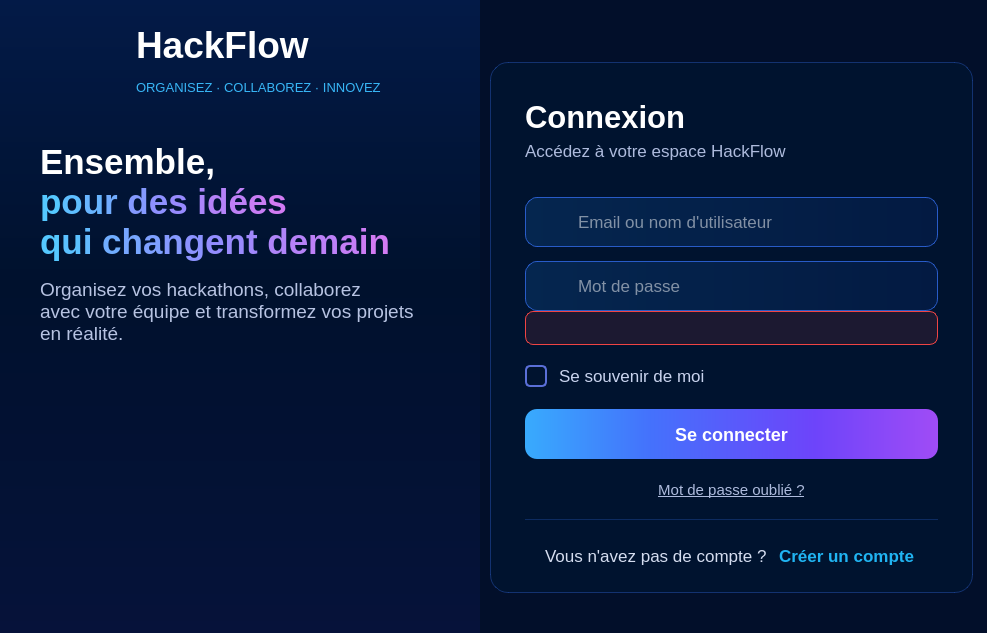
<widget class="QWidget" name="pageConnexion"><property name="styleSheet"><string notr="true">QWidget#pageConnexion { background-color: #000F29; }

QFrame#frameLeftLogin { background-color: qlineargradient(x1:0, y1:0, x2:0, y2:1, stop:0 #031A47, stop:0.45 #00112D, stop:1 #06123A); }
QWidget#widgetLeftTopLogin { background: transparent; }
QFrame#frameRightLogin { background-color: #020F2A; }
QFrame#frameCardLogin { background-color: #00132F; border: 1px solid rgba(47,103,224,0.38); border-radius: 18px; }

QLabel { background: transparent; }
QLabel#labelBrandLogin { color: #FFFFFF; font-size: 28pt; font-weight: bold; }
QLabel#labelTaglineLogin { color: #38B6F6; font-size: 9.5pt; }
QLabel#labelHeroLogin { color: #FFFFFF; font-size: 26pt; font-weight: bold; }
QLabel#labelDescLogin { color: #B7C3E2; font-size: 14pt; }
QLabel#labelTitleLogin { color: #FFFFFF; font-size: 23pt; font-weight: bold; }
QLabel#labelSubLogin { color: #AEBBDD; font-size: 13pt; }
QLabel#labelNoAccountLogin { color: #D5DDF0; font-size: 12.5pt; }
QLabel#labelErrorLogin { color: #F87171; background-color: rgba(239,68,68,0.12); border: 1px solid #EF4444; border-radius: 8px; padding: 8px 12px; font-size: 10.5pt; }

QLineEdit { background-color: qlineargradient(x1:0, y1:0, x2:1, y2:0, stop:0 #05264F, stop:1 #031A42); border: 1px solid rgba(47,103,224,0.85); border-radius: 12px; padding: 12px 50px 12px 50px; color: #FFFFFF; font-size: 13pt; selection-background-color: #4B26A0; }
QLineEdit:focus { border: 1px solid #0BF8F6; }
QLineEdit[error="true"] { border: 1px solid #EF4444; }
QLineEdit#lineEmailLogin { background-image: url(:/icons/login_f_user.png); background-repeat: no-repeat; background-position: left center; }
QLineEdit#linePasswordLogin { background-image: url(:/icons/login_f_lock.png); background-repeat: no-repeat; background-position: left center; }
QToolButton#btnEyeLogin { background: transparent; border: none; margin-right: 10px; }
QToolButton#btnEyeLogin:hover { background-color: rgba(47,103,224,0.25); border-radius: 6px; }

QCheckBox { color: #C9D3EE; spacing: 12px; font-size: 13pt; background: transparent; }
QCheckBox::indicator { width: 18px; height: 18px; border: 2px solid #5A6FD8; border-radius: 5px; background: transparent; }
QCheckBox::indicator:checked { background: #0BF8F6; border: 2px solid #0BF8F6; image: url(:/icons/login_check.png); }

QPushButton#btnLogin { background-color: qlineargradient(x1:0, y1:0, x2:1, y2:0, stop:0 #38ABFD, stop:0.3 #4472FC, stop:0.7 #6D44FA, stop:1 #A04CF6); color: #FFFFFF; font-size: 13.5pt; font-weight: bold; border: none; border-radius: 12px; padding: 14px; min-height: 22px; }
QPushButton#btnLogin:hover { background-color: qlineargradient(x1:0, y1:0, x2:1, y2:0, stop:0 #5BBDFF, stop:0.3 #5F86FF, stop:0.7 #8260FF, stop:1 #B565FF); }
QPushButton#btnLogin:pressed { background-color: #2D175A; }
QPushButton#btnForgotLogin, QPushButton#btnCreateAccountLogin { background: transparent; border: none; padding: 4px; }
QPushButton#btnForgotLogin { color: #AEBBDD; font-size: 11.5pt; }
QPushButton#btnForgotLogin:hover { color: #0BF8F6; }
QPushButton#btnCreateAccountLogin { color: #20B4F2; font-size: 12.5pt; font-weight: bold; }
QPushButton#btnCreateAccountLogin:hover { color: #6FD3FF; }
QFrame#lineSepLogin { background-color: rgba(47,103,224,0.28); border: none; max-height: 1px; min-height: 1px; }
</string></property><layout class="QHBoxLayout" name="layoutMainLogin">
   <property name="leftMargin"><number>0</number></property><property name="topMargin"><number>0</number></property><property name="rightMargin"><number>0</number></property><property name="bottomMargin"><number>0</number></property><property name="spacing"><number>0</number></property>
   <item>
    <widget class="QFrame" name="frameLeftLogin">
     <property name="minimumSize"><size><width>480</width><height>0</height></size></property>
     <property name="maximumSize"><size><width>480</width><height>16777215</height></size></property>
     <layout class="QVBoxLayout" name="layoutLeftLogin">
      <property name="leftMargin"><number>0</number></property><property name="topMargin"><number>0</number></property><property name="rightMargin"><number>0</number></property><property name="bottomMargin"><number>0</number></property><property name="spacing"><number>0</number></property>
      <item>
       <widget class="QWidget" name="widgetLeftTopLogin">
        <layout class="QVBoxLayout" name="layoutLeftTopLogin">
         <property name="leftMargin"><number>40</number></property><property name="topMargin"><number>24</number></property><property name="rightMargin"><number>40</number></property><property name="bottomMargin"><number>0</number></property><property name="spacing"><number>0</number></property>
         <item>
          <layout class="QHBoxLayout" name="layoutBrandLogin">
           <property name="spacing"><number>12</number></property>
           <item>
            <widget class="QLabel" name="labelLogoIconLogin">
             <property name="minimumSize"><size><width>84</width><height>84</height></size></property>
             <property name="maximumSize"><size><width>84</width><height>84</height></size></property>
             <property name="pixmap"><pixmap resource="resources.qrc">:/img/login_logo.png</pixmap></property>
             <property name="scaledContents"><bool>true</bool></property>
            </widget>
           </item>
           <item>
            <layout class="QVBoxLayout" name="layoutBrandTxtLogin">
             <property name="spacing"><number>0</number></property>
             <item><widget class="QLabel" name="labelBrandLogin"><property name="text"><string>HackFlow</string></property></widget></item>
             <item><widget class="QLabel" name="labelTaglineLogin"><property name="text"><string>ORGANISEZ · COLLABOREZ · INNOVEZ</string></property></widget></item>
            </layout>
           </item>
           <item><spacer name="spacerBrandLogin"><property name="orientation"><enum>Qt::Horizontal</enum></property><property name="sizeHint" stdset="0"><size><width>20</width><height>20</height></size></property></spacer></item>
          </layout>
         </item>
         <item><spacer name="spacerL1Login"><property name="orientation"><enum>Qt::Vertical</enum></property><property name="sizeType"><enum>QSizePolicy::Fixed</enum></property><property name="sizeHint" stdset="0"><size><width>20</width><height>34</height></size></property></spacer></item>
         <item>
          <widget class="QLabel" name="labelHeroLogin">
           <property name="text"><string>&lt;html&gt;&lt;head/&gt;&lt;body&gt;&lt;p style="margin:0px;"&gt;&lt;span style="color:#FFFFFF;"&gt;Ensemble,&lt;/span&gt;&lt;/p&gt;&lt;p style="margin:0px;"&gt;&lt;span style="color:#55C8FF;"&gt;p&lt;/span&gt;&lt;span style="color:#5EBEFF;"&gt;o&lt;/span&gt;&lt;span style="color:#68B5FF;"&gt;u&lt;/span&gt;&lt;span style="color:#71ACFF;"&gt;r&lt;/span&gt;&lt;span style="color:#7BA3FF;"&gt; &lt;/span&gt;&lt;span style="color:#8499FF;"&gt;d&lt;/span&gt;&lt;span style="color:#8E90FF;"&gt;e&lt;/span&gt;&lt;span style="color:#978AFE;"&gt;s&lt;/span&gt;&lt;span style="color:#A188FC;"&gt; &lt;/span&gt;&lt;span style="color:#AB85FA;"&gt;i&lt;/span&gt;&lt;span style="color:#B482F8;"&gt;d&lt;/span&gt;&lt;span style="color:#BE80F6;"&gt;é&lt;/span&gt;&lt;span style="color:#C87DF4;"&gt;e&lt;/span&gt;&lt;span style="color:#D27BF3;"&gt;s&lt;/span&gt;&lt;/p&gt;&lt;p style="margin:0px;"&gt;&lt;span style="color:#55C8FF;"&gt;q&lt;/span&gt;&lt;span style="color:#5BC1FF;"&gt;u&lt;/span&gt;&lt;span style="color:#62BAFF;"&gt;i&lt;/span&gt;&lt;span style="color:#69B4FF;"&gt; &lt;/span&gt;&lt;span style="color:#70ADFF;"&gt;c&lt;/span&gt;&lt;span style="color:#77A6FF;"&gt;h&lt;/span&gt;&lt;span style="color:#7EA0FF;"&gt;a&lt;/span&gt;&lt;span style="color:#8599FF;"&gt;n&lt;/span&gt;&lt;span style="color:#8C92FF;"&gt;g&lt;/span&gt;&lt;span style="color:#938CFF;"&gt;e&lt;/span&gt;&lt;span style="color:#9A8AFD;"&gt;n&lt;/span&gt;&lt;span style="color:#A188FC;"&gt;t&lt;/span&gt;&lt;span style="color:#A886FB;"&gt; &lt;/span&gt;&lt;span style="color:#AF84F9;"&gt;d&lt;/span&gt;&lt;span style="color:#B682F8;"&gt;e&lt;/span&gt;&lt;span style="color:#BD80F7;"&gt;m&lt;/span&gt;&lt;span style="color:#C47EF5;"&gt;a&lt;/span&gt;&lt;span style="color:#CB7CF4;"&gt;i&lt;/span&gt;&lt;span style="color:#D27BF3;"&gt;n&lt;/span&gt;&lt;/p&gt;&lt;/body&gt;&lt;/html&gt;</string></property>
           <property name="textFormat"><enum>Qt::RichText</enum></property>
          </widget>
         </item>
         <item><spacer name="spacerL15Login"><property name="orientation"><enum>Qt::Vertical</enum></property><property name="sizeType"><enum>QSizePolicy::Fixed</enum></property><property name="sizeHint" stdset="0"><size><width>20</width><height>16</height></size></property></spacer></item>
         <item>
          <widget class="QLabel" name="labelDescLogin">
           <property name="text"><string>Organisez vos hackathons, collaborez
avec votre équipe et transformez vos projets
en réalité.</string></property>
          </widget>
         </item>
         <item><spacer name="spacerL2Login"><property name="orientation"><enum>Qt::Vertical</enum></property><property name="sizeHint" stdset="0"><size><width>20</width><height>0</height></size></property></spacer></item>
        </layout>
       </widget>
      </item>
      <item>
       <widget class="QLabel" name="labelIllustrationLogin">
        <property name="minimumSize"><size><width>480</width><height>278</height></size></property>
        <property name="maximumSize"><size><width>480</width><height>278</height></size></property>
        <property name="pixmap"><pixmap resource="resources.qrc">:/img/login_illustration.png</pixmap></property>
        <property name="scaledContents"><bool>true</bool></property>
       </widget>
      </item>
     </layout>
    </widget>
   </item>
   <item>
    <widget class="QFrame" name="frameRightLogin">
     <layout class="QVBoxLayout" name="layoutRightLogin">
      <property name="leftMargin"><number>10</number></property><property name="topMargin"><number>62</number></property><property name="rightMargin"><number>14</number></property><property name="bottomMargin"><number>40</number></property><property name="spacing"><number>0</number></property>
      <item>
       <widget class="QFrame" name="frameCardLogin">
        <layout class="QVBoxLayout" name="layoutCardLogin">
         <property name="leftMargin"><number>34</number></property><property name="topMargin"><number>36</number></property><property name="rightMargin"><number>34</number></property><property name="bottomMargin"><number>22</number></property><property name="spacing"><number>0</number></property>
         <item><widget class="QLabel" name="labelTitleLogin"><property name="text"><string>Connexion</string></property></widget></item>
         <item><spacer name="spacerT1Login"><property name="orientation"><enum>Qt::Vertical</enum></property><property name="sizeType"><enum>QSizePolicy::Fixed</enum></property><property name="sizeHint" stdset="0"><size><width>20</width><height>6</height></size></property></spacer></item>
         <item><widget class="QLabel" name="labelSubLogin"><property name="text"><string>Accédez à votre espace HackFlow</string></property></widget></item>
         <item><spacer name="spacerT2Login"><property name="orientation"><enum>Qt::Vertical</enum></property><property name="sizeType"><enum>QSizePolicy::Fixed</enum></property><property name="sizeHint" stdset="0"><size><width>20</width><height>36</height></size></property></spacer></item>
         <item>
          <widget class="QLineEdit" name="lineEmailLogin">
           <property name="minimumSize"><size><width>0</width><height>50</height></size></property>
           <property name="placeholderText"><string>Email ou nom d'utilisateur</string></property>
           
          </widget>
         </item>
         <item><spacer name="spacerT3Login"><property name="orientation"><enum>Qt::Vertical</enum></property><property name="sizeType"><enum>QSizePolicy::Fixed</enum></property><property name="sizeHint" stdset="0"><size><width>20</width><height>14</height></size></property></spacer></item>
         <item>
          <layout class="QGridLayout" name="gridPasswordLogin">
           <property name="leftMargin"><number>0</number></property><property name="topMargin"><number>0</number></property><property name="rightMargin"><number>0</number></property><property name="bottomMargin"><number>0</number></property><property name="spacing"><number>0</number></property>
           <item row="0" column="0">
            <widget class="QLineEdit" name="linePasswordLogin">
             <property name="minimumSize"><size><width>0</width><height>50</height></size></property>
             <property name="echoMode"><enum>QLineEdit::Password</enum></property>
             <property name="placeholderText"><string>Mot de passe</string></property>
            </widget>
           </item>
           <item row="0" column="0" alignment="Qt::AlignRight|Qt::AlignVCenter">
            <widget class="QToolButton" name="btnEyeLogin">
             <property name="minimumSize"><size><width>44</width><height>38</height></size></property>
             <property name="maximumSize"><size><width>44</width><height>38</height></size></property>
             <property name="cursor"><cursorShape>PointingHandCursor</cursorShape></property>
             <property name="toolTip"><string>Afficher / masquer</string></property>
             <property name="icon"><iconset resource="resources.qrc"><normaloff>:/icons/login_eye.png</normaloff><normalon>:/icons/login_eye_off.png</normalon></iconset></property>
             <property name="iconSize"><size><width>20</width><height>20</height></size></property>
             
             <property name="autoRaise"><bool>true</bool></property>
            </widget>
           </item>
          </layout>
         </item>
         <item>
          <widget class="QLabel" name="labelErrorLogin">
           <property name="visible"><bool>false</bool></property>
           <property name="wordWrap"><bool>true</bool></property>
           <property name="text"><string /></property>
          </widget>
         </item>
         <item><spacer name="spacerT4Login"><property name="orientation"><enum>Qt::Vertical</enum></property><property name="sizeType"><enum>QSizePolicy::Fixed</enum></property><property name="sizeHint" stdset="0"><size><width>20</width><height>20</height></size></property></spacer></item>
         <item><widget class="QCheckBox" name="checkRememberLogin"><property name="text"><string>Se souvenir de moi</string></property></widget></item>
         <item><spacer name="spacerT5Login"><property name="orientation"><enum>Qt::Vertical</enum></property><property name="sizeType"><enum>QSizePolicy::Fixed</enum></property><property name="sizeHint" stdset="0"><size><width>20</width><height>22</height></size></property></spacer></item>
         <item>
          <widget class="QPushButton" name="btnLogin">
           <property name="minimumSize"><size><width>0</width><height>52</height></size></property>
           <property name="cursor"><cursorShape>PointingHandCursor</cursorShape></property>
           <property name="text"><string>Se connecter</string></property>
          </widget>
         </item>
         <item><spacer name="spacerT6Login"><property name="orientation"><enum>Qt::Vertical</enum></property><property name="sizeType"><enum>QSizePolicy::Fixed</enum></property><property name="sizeHint" stdset="0"><size><width>20</width><height>18</height></size></property></spacer></item>
         <item>
          <widget class="QPushButton" name="btnForgotLogin">
           <property name="cursor"><cursorShape>PointingHandCursor</cursorShape></property>
           <property name="font"><font><underline>true</underline></font></property>
           <property name="text"><string>Mot de passe oublié ?</string></property>
           <property name="flat"><bool>true</bool></property>
          </widget>
         </item>
         <item><spacer name="spacerR4Login"><property name="orientation"><enum>Qt::Vertical</enum></property><property name="sizeHint" stdset="0"><size><width>20</width><height>16</height></size></property></spacer></item>
         <item>
          <widget class="QFrame" name="lineSepLogin">
           <property name="frameShape"><enum>QFrame::HLine</enum></property>
           <property name="frameShadow"><enum>QFrame::Plain</enum></property>
          </widget>
         </item>
         <item><spacer name="spacerT7Login"><property name="orientation"><enum>Qt::Vertical</enum></property><property name="sizeType"><enum>QSizePolicy::Fixed</enum></property><property name="sizeHint" stdset="0"><size><width>20</width><height>22</height></size></property></spacer></item>
         <item>
          <layout class="QHBoxLayout" name="layoutCreateLogin">
           <property name="spacing"><number>8</number></property>
           <item><spacer name="spacerCreateLLogin"><property name="orientation"><enum>Qt::Horizontal</enum></property><property name="sizeHint" stdset="0"><size><width>20</width><height>20</height></size></property></spacer></item>
           <item><widget class="QLabel" name="labelNoAccountLogin"><property name="text"><string>Vous n'avez pas de compte ?</string></property></widget></item>
           <item>
            <widget class="QPushButton" name="btnCreateAccountLogin">
             <property name="cursor"><cursorShape>PointingHandCursor</cursorShape></property>
             <property name="text"><string>Créer un compte</string></property>
             <property name="flat"><bool>true</bool></property>
            </widget>
           </item>
           <item><spacer name="spacerCreateRLogin"><property name="orientation"><enum>Qt::Horizontal</enum></property><property name="sizeHint" stdset="0"><size><width>20</width><height>20</height></size></property></spacer></item>
          </layout>
         </item>
        </layout>
       </widget>
      </item>
     </layout>
    </widget>
   </item>
  </layout></widget>
